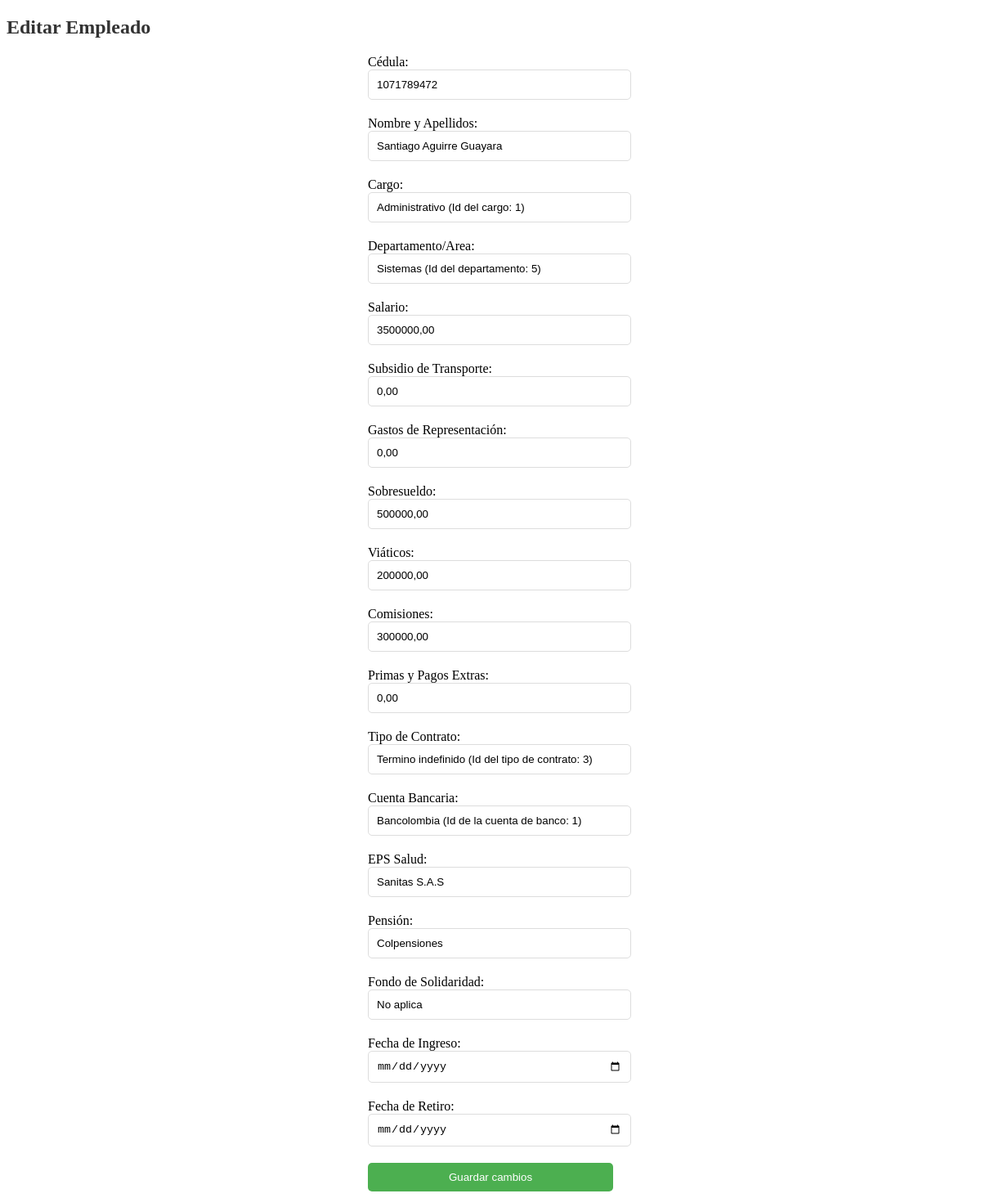
The page /editar_personal/1071789472/ on the database its author committed.
### Modulos/GestionN/models.py (models this page shows, shortened)
class Personal(models.Model):
    id_Cedula = models.CharField(max_length=20, primary_key=True)
    Nombre_Apellidos = models.CharField(max_length=100)
    Cargo_Empl = models.ForeignKey(Cargo, on_delete=models.CASCADE)
    Dpto_Area = models.ForeignKey(Departamento, on_delete=models.CASCADE)
    Salario = models.DecimalField(max_digits=12, decimal_places=2)
    Sub_Tpte = models.DecimalField(max_digits=12, decimal_places=2)
    Gastos_Rep = models.DecimalField(max_digits=12, decimal_places=2)
    Sobresueldo = models.DecimalField(max_digits=12, decimal_places=2)
    Viáticos = models.DecimalField(max_digits=12, decimal_places=2)
    Comisiones = models.DecimalField(max_digits=12, decimal_places=2)
    Primas_Pago_Extras = models.DecimalField(max_digits=12, decimal_places=2)
    Tipo_Contr = models.ForeignKey(Tipo_Contrato, on_delete=models.CASCADE)
    Cta_Banco = models.ForeignKey(Cuenta_Banco, on_delete=models.CASCADE)
    Eps_Salud = models.CharField(max_length=100)
    Pensión = models.CharField(max_length=100)
    Fdo_Sol = models.CharField(max_length=100)
    Fecha_Ingreso = models.DateField()
    Fecha_Retiro = models.DateField(null = True, blank = True)

class Cargo(models.Model):
    id_Cargo = models.CharField(max_length=10, primary_key=True)
    Nombre = models.CharField(max_length=100)
    def __str__(self):
        txt = "{0} (Id del cargo: {1})"
        return txt.format(self.Nombre, self.id_Cargo)

class Departamento(models.Model):
    id_Dpto = models.CharField(max_length=10, primary_key=True)
    Nombre = models.CharField(max_length=100)
    def __str__(self):
        txt = "{0} (Id del departamento: {1})"
        return txt.format(self.Nombre, self.id_Dpto)

class Tipo_Contrato(models.Model):
    id_TipoContrato = models.CharField(max_length=10, primary_key=True)
    Nombre = models.CharField(max_length=100)
    def __str__(self):
        txt = "{0} (Id del tipo de contrato: {1})"
        return txt.format(self.Nombre, self.id_TipoContrato)

class Cuenta_Banco(models.Model):
    id_CuentaBanco = models.CharField(max_length=10, primary_key=True)
    Nombre = models.CharField(max_length=100)
    def __str__(self):
        txt = "{0} (Id de la cuenta de banco: {1})"
        return txt.format(self.Nombre, self.id_CuentaBanco)

### Modulos/GestionN/views.py (the view)
# urls.py: path('editar_personal/<int:id_Cedula>/', views.edit_personal, name='editar_personal'),
def edit_personal(request, id_Cedula):
    personal = get_object_or_404(Personal, id_Cedula=id_Cedula)
    if request.method == 'POST':
        form = PersonalForm(request.POST, instance=personal)
        if form.is_valid():
            form.save()
            return redirect('personal')
    else:
        form = PersonalForm(instance=personal)
    return render(request, 'editar_personal.html', {'form': form, 'empleado': personal})

### Modulos/GestionN/forms.py
class PersonalForm(forms.ModelForm):
    class Meta:
        model = Personal
        fields = '__all__'

### Modulos/GestionN/templates/editar_personal.html (shortened to what this page needs)
<!DOCTYPE html>
<html>
<head>
</head>
<body>
  <h2>Editar Empleado</h2>
  <form method="POST" action="{% url 'editar_personal' empleado.id_Cedula %}">
    <label for="id_Cedula">Cédula:</label>
    <input type="text" id="id_Cedula" name="id_Cedula" value="{{ empleado.id_Cedula }}">
    <label for="Nombre_Apellidos">Nombre y Apellidos:</label>
    <input type="text" id="Nombre_Apellidos" name="Nombre_Apellidos" value="{{ empleado.Nombre_Apellidos }}">
    <label for="Cargo_Empl">Cargo:</label>
    <input type="text" id="Cargo_Empl" name="Cargo_Empl" value="{{ empleado.Cargo_Empl }}">
    <label for="Dpto_Area">Departamento/Area:</label>
    <input type="text" id="Dpto_Area" name="Dpto_Area" value="{{ empleado.Dpto_Area }}">
    <label for="Salario">Salario:</label>
    <input type="text" id="Salario" name="Salario" value="{{ empleado.Salario }}">
    <label for="Sub_Tpte">Subsidio de Transporte:</label>
    <input type="text" id="Sub_Tpte" name="Sub_Tpte" value="{{ empleado.Sub_Tpte }}">
    <label for="Gastos_Rep">Gastos de Representación:</label>
    <input type="text" id="Gastos_Rep" name="Gastos_Rep" value="{{ empleado.Gastos_Rep }}">
    <label for="Sobresueldo">Sobresueldo:</label>
    <input type="text" id="Sobresueldo" name="Sobresueldo" value="{{ empleado.Sobresueldo }}">
    <label for="Viáticos">Viáticos:</label>
    <input type="text" id="Viáticos" name="Viáticos" value="{{ empleado.Viáticos }}">
    <label for="Comisiones">Comisiones:</label>
    <input type="text" id="Comisiones" name="Comisiones" value="{{ empleado.Comisiones }}">
    <label for="Primas_Pago_Extras">Primas y Pagos Extras:</label>
    <input type="text" id="Primas_Pago_Extras" name="Primas_Pago_Extras" value="{{ empleado.Primas_Pago_Extras }}">
    <label for="Tipo_Contr">Tipo de Contrato:</label>
    <input type="text" id="Tipo_Contr" name="Tipo_Contr" value="{{ empleado.Tipo_Contr }}">
    <label for="Cta_Banco">Cuenta Bancaria:</label>
    <input type="text" id="Cta_Banco" name="Cta_Banco" value="{{ empleado.Cta_Banco }}">
    <label for="Eps_Salud">EPS Salud:</label>
    <input type="text" id="Eps_Salud" name="Eps_Salud" value="{{ empleado.Eps_Salud }}">
    <label for="Pensión">Pensión:</label>
    <input type="text" id="Pensión" name="Pensión" value="{{ empleado.Pensión }}">
    <label for="Fdo_Sol">Fondo de Solidaridad:</label>
    <input type="text" id="Fdo_Sol" name="Fdo_Sol" value="{{ empleado.Fdo_Sol }}">
    <label for="Fecha_Ingreso">Fecha de Ingreso:</label>
    <input type="date" id="Fecha_Ingreso" name="Fecha_Ingreso" value="{{ empleado.Fecha_Ingreso }}">
    <label for="Fecha_Retiro">Fecha de Retiro:</label>
    <input type="date" id="Fecha_Retiro" name="Fecha_Retiro" value="{{ empleado.Fecha_Retiro }}">
    <input type="submit" value="Guardar cambios">
  </form>
</body>
</html>

### Modulos/GestionN/templates/editar_personal.html (style rules this page uses)
h2 { color: #333; }
form { width: 300px; margin: 0 auto; }
label { display: block; margin-top: 20px; }
input[type="text"], input[type="date"] { width: 100%; padding: 10px; border: 1px solid #ddd; border-radius: 5px; }
input[type="submit"] { display: block; width: 100%; padding: 10px; margin-top: 20px; background-color: #4CAF50; color: white; border: none; border-radius: 5px; cursor: pointer; }

### rows shown on the page
Personal: id_Cedula "1071789472", Nombre_Apellidos "Santiago Aguirre Guayara", Cargo_Empl "Administrativo (Id del cargo: 1)", Dpto_Area "Sistemas (Id del departamento: 5)", Salario "3500000,00", Sub_Tpte "0,00", Gastos_Rep "0,00", Sobresueldo "500000,00", Viáticos "200000,00", Comisiones "300000,00", Primas_Pago_Extras "0,00", Tipo_Contr "Termino indefinido (Id del tipo de contrato: 3)", Cta_Banco "Bancolombia (Id de la cuenta de banco: 1)", Eps_Salud "Sanitas S.A.S", Pensión "Colpensiones", Fdo_Sol "No aplica"
